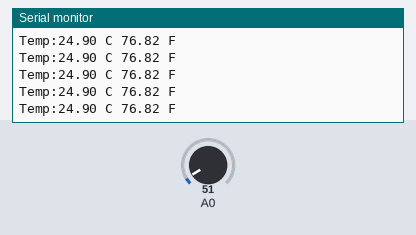
A sketch run on a simulated Arduino Uno, built with avr-gcc and run on an emulated ATmega328P. Parts: the last lines printed to the serial monitor. The test bench sets the inputs (shaded band); at power-on: A0 = 51.

Above: at 1.2 s.
1.3 s: A0 set to 61
At 1.32 s:
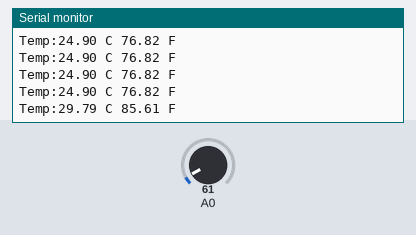
2.8 s: A0 set to 71
At 2.83 s:
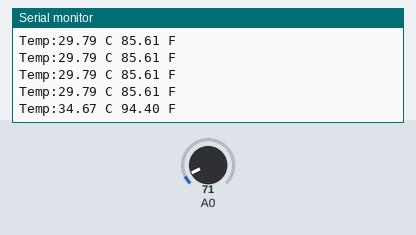
Timing chart, 0 to 5.8 s (numbered marks = the images above; inputs shaded):
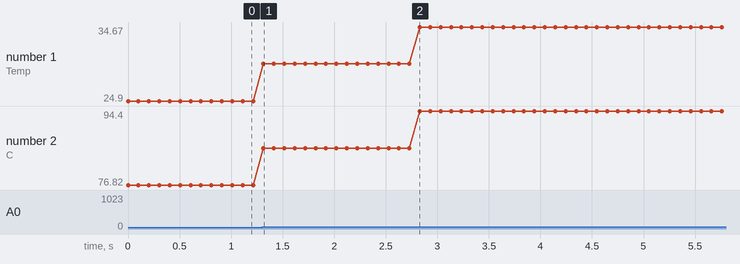

Measured:
- after the input at 1.3 s, the serial monitor: prints a new line at once (image 1)
- after the input at 2.8 s, the serial monitor: prints a new line at once (image 2)
- plotted number 1: 24.9 → 29.79 after the input at 1.3 s, 29.79 → 34.67 after the input at 2.8 s
- plotted number 2: 76.82 → 85.61 after the input at 1.3 s, 85.61 → 94.4 after the input at 2.8 s

The sketch:

lm35.ino
```cpp
// https://wiki.keyestudio.com/Ks0068_keyestudio_37_in_1_Sensor_Kit_for_Arduino_Starters#Project_27:_LM35_Linear_Temperature
// https://www.ti.com/lit/ds/symlink/lm35.pdf?ts=1602876969529&ref_url=https%253A%252F%252Fwww.ti.com%252Fproduct%252FLM35

void setup() {
  Serial.begin(9600);
}

void loop() {
  float c, f;

  c = 500.0f/1024.0f * analogRead(A0);
  f = c2f(c);
  Serial.print("Temp:");
  Serial.print(c);
  Serial.print(" C ");
  Serial.print(f);
  Serial.print(" F");
  Serial.println();

  delay(100);
}

float c2f(float c) {
  return c*9.0f/5.0 + 32.0f;
}
```
